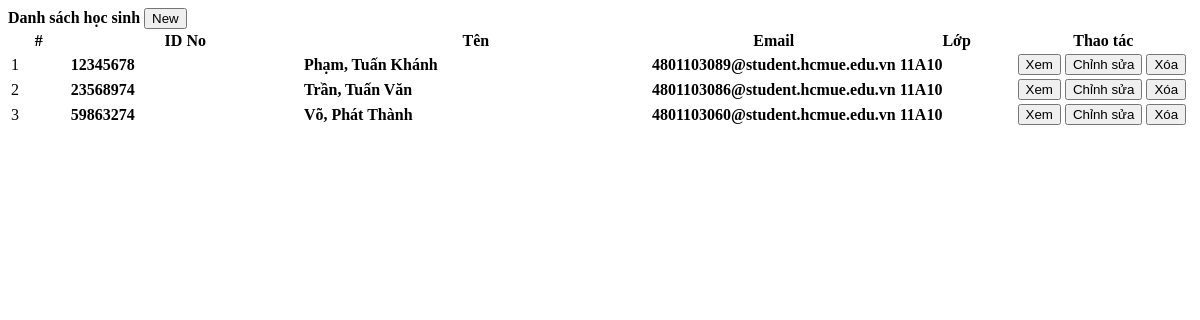
/admin/faculty.php, run on the app's committed database.
### tables this page shows
CREATE TABLE `faculty` (
  `id` int(30) NOT NULL,
  `id_no` varchar(100) NOT NULL,
  `firstname` varchar(100) NOT NULL,
  `middlename` varchar(100) NOT NULL,
  `lastname` varchar(100) NOT NULL,
  `contact` varchar(100) NOT NULL,
  `gender` varchar(100) NOT NULL,
  `address` text NOT NULL,
  `email` varchar(200) NOT NULL
);

### admin/faculty.php (the view, shortened to what this page needs)
<?php include('db_connect.php');?>
<div class="container-fluid">
	<div class="col-lg-12">
		<div class="row">
			<div class="col-md-12">
				<div class="card">
					<div class="card-header">
						<b>Danh sách học sinh</b>
						<span class="">
							<button class="btn btn-primary btn-block btn-sm col-sm-2 float-right" type="button" id="new_faculty">
					<i class="fa fa-plus"></i> New</button>
				</span>
					</div>
					<div class="card-body">
						<table class="table table-bordered table-condensed table-hover">
							<colgroup>
								<col width="5%">
								<col width="20%">
								<col width="30%">
								<col width="20%">
								<col width="10%">
								<col width="15%">
							</colgroup>
							<thead>
								<tr>
									<th class="text-center">#</th>
									<th class="">ID No</th>
									<th class="">Tên</th>
									<th class="">Email</th>
									<th class="">Lớp</th>
									<th class="text-center">Thao tác</th>
								</tr>
							</thead>
							<tbody>
								<?php
								$i = 1;
								$faculty =  $conn->query("SELECT *,concat(lastname,', ',firstname,' ',middlename) as name from faculty order by concat(lastname,', ',firstname,' ',middlename) asc");
								while($row=$faculty->fetch_assoc()):
								?>
								<tr>
									<td class="text-center"><?php echo $i++ ?></td>
									<td class="">
										 <p><b><?php echo $row['id_no'] ?></b></p>
									</td>
									<td class="">
										 <p><b><?php echo ucwords($row['name']) ?></b></p>
									</td>
									<td class="">
										 <p><b><?php echo $row['email'] ?></b></p>
									</td>
									<td class="text-right">
										 <p><b><?php echo $row['contact'] ?></b></p>
									</td>
									<td class="text-center">
										<button class="btn btn-sm btn-outline-primary view_faculty" type="button" data-id="<?php echo $row['id'] ?>" >Xem</button>
										<button class="btn btn-sm btn-outline-primary edit_faculty" type="button" data-id="<?php echo $row['id'] ?>" >Chỉnh sửa</button>
										<button class="btn btn-sm btn-outline-danger delete_faculty" type="button" data-id="<?php echo $row['id'] ?>">Xóa</button>
									</td>
								</tr>
								<?php endwhile; ?>
							</tbody>
						</table>
					</div>
				</div>
			</div>
		</div>
	</div>
</div>

### admin/faculty.php (style rules this page uses)
td { vertical-align: middle !important; }
td p { margin: unset }

### data on the page
faculty: id_no "12345678", name "Phạm, Tuấn Khánh", email "4801103089@student.hcmue.edu.vn", contact "11A10"
faculty: id_no "23568974", name "Trần, Tuấn Văn", email "4801103086@student.hcmue.edu.vn", contact "11A10"
faculty: id_no "59863274", name "Võ, Phát Thành", email "4801103060@student.hcmue.edu.vn", contact "11A10"
